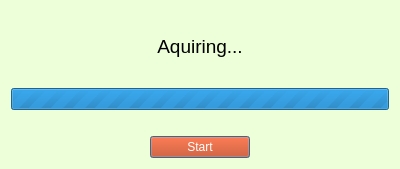
<?xml version="1.0" encoding="UTF-8"?>
<ui version="4.0">
 <class>progress_dialog</class>
 <widget class="QDialog" name="progress_dialog">
  <property name="geometry">
   <rect>
    <x>0</x>
    <y>0</y>
    <width>400</width>
    <height>169</height>
   </rect>
  </property>
  <property name="minimumSize">
   <size>
    <width>400</width>
    <height>169</height>
   </size>
  </property>
  <property name="maximumSize">
   <size>
    <width>400</width>
    <height>169</height>
   </size>
  </property>
  <property name="windowTitle">
   <string>Aquiring</string>
  </property>
  <property name="styleSheet">
   <string notr="true">background-color: rgb(237, 255, 217);</string>
  </property>
  <layout class="QVBoxLayout" name="verticalLayout">
   <item>
    <widget class="QLabel" name="progress_dialog_title">
     <property name="text">
      <string>&lt;html&gt;&lt;head/&gt;&lt;body&gt;&lt;p&gt;&lt;span style=&quot; font-size:14pt;&quot;&gt;Aquiring...&lt;/span&gt;&lt;/p&gt;&lt;/body&gt;&lt;/html&gt;</string>
     </property>
     <property name="textFormat">
      <enum>Qt::RichText</enum>
     </property>
     <property name="alignment">
      <set>Qt::AlignCenter</set>
     </property>
    </widget>
   </item>
   <item>
    <widget class="QProgressBar" name="progress_dialog_progressBar">
     <property name="maximum">
      <number>0</number>
     </property>
     <property name="value">
      <number>-1</number>
     </property>
     <property name="alignment">
      <set>Qt::AlignCenter</set>
     </property>
    </widget>
   </item>
   <item>
    <spacer name="horizontalSpacer">
     <property name="orientation">
      <enum>Qt::Horizontal</enum>
     </property>
     <property name="sizeHint" stdset="0">
      <size>
       <width>40</width>
       <height>20</height>
      </size>
     </property>
    </spacer>
   </item>
   <item alignment="Qt::AlignHCenter">
    <widget class="QPushButton" name="progress_dialog_STOP_button">
     <property name="minimumSize">
      <size>
       <width>100</width>
       <height>0</height>
      </size>
     </property>
     <property name="styleSheet">
      <string notr="true">background-color:rgb(204, 51, 0);
							color: rgb(255, 255, 255);
							font: 12pt &quot;MS Shell Dlg 2&quot;;
						</string>
     </property>
     <property name="text">
      <string>Start</string>
     </property>
    </widget>
   </item>
  </layout>
 </widget>
 <resources/>
 <connections/>
</ui>
